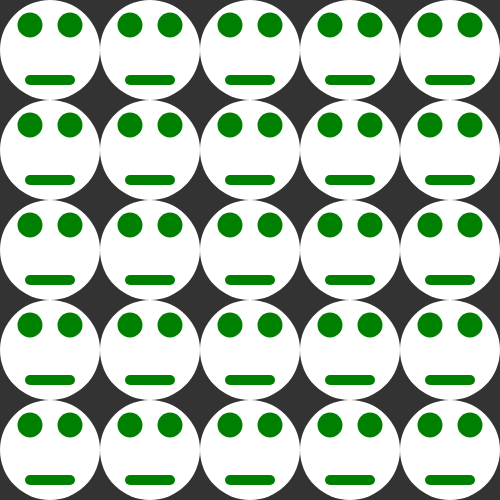
Frame 1 (no input)
Frame 60 (no input): identical to frame 1, image omitted
Frame 120 (the mouse pressed at the canvas centre since frame 60): identical to frame 1, image omitted

The p5.js sketch that drew this single still picture (run headless with seeded random() and noise() and a simulated clock; from frame 60 on, the mouse is pressed at the canvas centre):

// p5.js sketch
// ── sketch.js
/*
	nested loop example
	4/10/2020
*/

function setup() {
	createCanvas(500, 500);
	noStroke();
}

function draw() {
	background(51);

	var w = 100; // width of one cell
	var h = w; // height of one cell

	for (let x = 0; x <= width; x += w) {
		for (let y = 0; y <= height; y += h) {
			
			fill('white');
			ellipse(x + w/2, y + h/2, w);  // face

			fill('green');
			ellipse(x + w/2 - 20, y + h/4, w/4); // left eye
			ellipse(x + w/2 + 20, y + h/4, w/4); // right eye

			rect(x + w/4, y + h/2 + h/4, w/2, h/10, 5); // mouth

		}
	}

	
}
